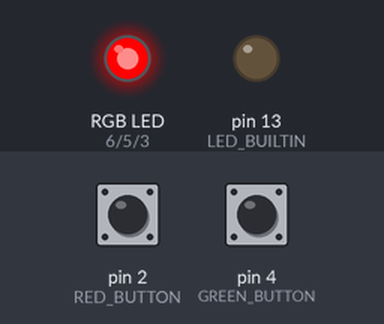
Bench run of a sketch on a simulated Arduino Uno, built with avr-gcc and run on an emulated ATmega328P. On the bench: an RGB LED mixed from three pins (HIGH = lit), output pins drawn as LEDs (lit = HIGH). Inputs (shaded band) come from the test bench; at power-on: pin 2 (RED_BUTTON) HIGH, pin 4 (GREEN_BUTTON) HIGH.

Above: at 1.2 s.
1.3 s: pin 2 (RED_BUTTON) pulled LOW for 0.15 s
At 2.3 s:
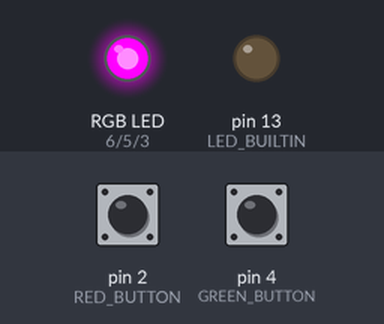
2.9 s: pin 2 (RED_BUTTON) pulled LOW for 1 s
At 4.8 s:
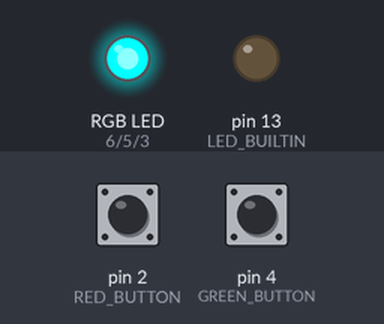
5.4 s: pin 2 (RED_BUTTON) pulled LOW for 0.15 s
At 6.7 s:
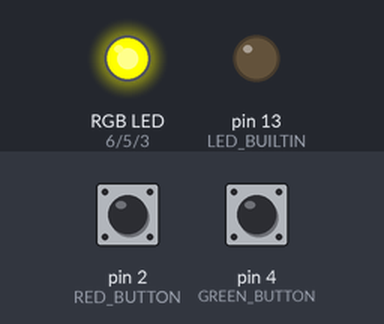
7.0 s: pin 2 (RED_BUTTON) pulled LOW for 3.2 s
At 10.8 s:
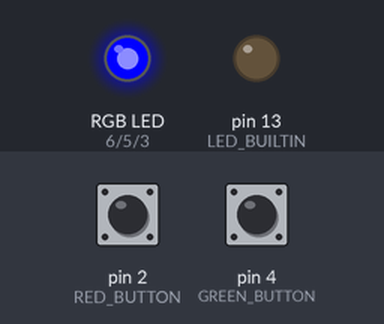
11.7 s: pin 2 (RED_BUTTON) pulled LOW for 0.15 s
At 12.7 s:
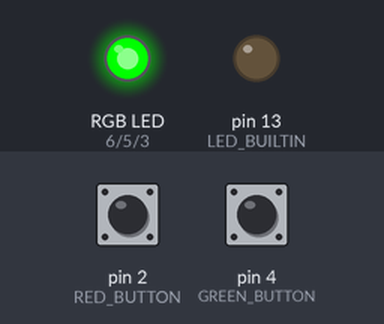
13.3 s: pin 4 (GREEN_BUTTON) pulled LOW for 0.15 s
At 13.9 s:
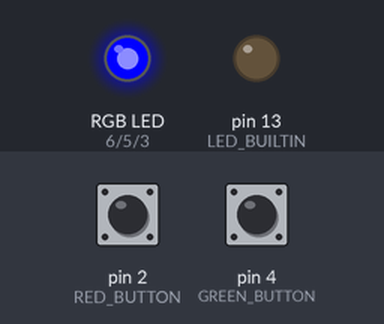
Timing chart, 0 to 15.9 s (numbered marks = the images above; inputs shaded):
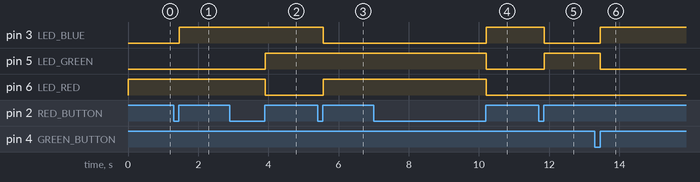

Measured:
- after the input at 1.3 s, pin 3 (LED_BLUE): LOW → HIGH after 0.16 s
- after the input at 2.9 s, pin 5 (LED_GREEN): LOW → HIGH after 1.0 s; pin 6 (LED_RED): HIGH → LOW after 1.0 s
- after the input at 5.4 s, pin 3 (LED_BLUE): HIGH → LOW after 0.16 s; pin 6 (LED_RED): LOW → HIGH after 0.16 s
- after the input at 7.0 s, pin 3 (LED_BLUE): LOW → HIGH after 3.2 s; pin 5 (LED_GREEN), pin 6 (LED_RED): HIGH → LOW after 3.2 s
- after the input at 11.7 s, pin 3 (LED_BLUE): HIGH → LOW after 0.16 s; pin 5 (LED_GREEN): LOW → HIGH after 0.16 s
- after the input at 13.3 s, pin 3 (LED_BLUE): LOW → HIGH after 0.16 s; pin 5 (LED_GREEN): HIGH → LOW after 0.16 s

The sketch:

EX1.ino
```cpp
#define RED_BUTTON 2
#define GREEN_BUTTON 4

#define LED_RED 6
#define LED_GREEN 5
#define LED_BLUE 3

#define DEBOUNCE_PERIOD 10UL

int currentColor = LED_RED;
bool lastButtonRed = false;

int led[] = {LED_RED, LED_GREEN, LED_BLUE, LED_RED, LED_GREEN, LED_RED};
int ledsec[] = {LED_RED, LED_GREEN, LED_BLUE, LED_GREEN, LED_BLUE, LED_BLUE};

void initRgb() {
  pinMode(LED_BUILTIN, OUTPUT);
  digitalWrite(LED_BUILTIN, LOW);

  pinMode(LED_RED, OUTPUT);
  digitalWrite(LED_RED, HIGH);

  pinMode(LED_GREEN, OUTPUT);
  digitalWrite(LED_GREEN, LOW);

  pinMode(LED_BLUE, OUTPUT);
  digitalWrite(LED_BLUE, LOW);
}

void initButtons() {
    pinMode(RED_BUTTON, INPUT_PULLUP);
    pinMode(GREEN_BUTTON, INPUT_PULLUP);
}

bool isRedButtonPressed() {
  static int debounced_button_state = HIGH;
  static int previous_reading = HIGH;
  static unsigned long last_change_time = 0UL;
  bool isPressed = false;

  int current_reading = digitalRead(RED_BUTTON);

  if (previous_reading != current_reading) {
    last_change_time = millis();
  }

  if (millis() - last_change_time > DEBOUNCE_PERIOD) {
    if (current_reading != debounced_button_state) {
      if (debounced_button_state == LOW && current_reading == HIGH) {
        isPressed = true;
      }

      debounced_button_state = current_reading;
    }
  }

  previous_reading = current_reading;

  return isPressed;
}

bool isGreenButtonPressed() {
  static int debounced_button_state = HIGH;
  static int previous_reading = HIGH;
  static unsigned long last_change_time = 0UL;
  bool isPressed = false;

  int current_reading = digitalRead(GREEN_BUTTON);

  if (previous_reading != current_reading) {
    last_change_time = millis();
  }

  if (millis() - last_change_time > DEBOUNCE_PERIOD) {
    if (current_reading != debounced_button_state) {
      if (debounced_button_state == LOW && current_reading == HIGH) {
        isPressed = true;
      }

      debounced_button_state = current_reading;
    }
  }

  previous_reading = current_reading;

  return isPressed;
}

void setup() {
  initRgb();
  initButtons();
}

int led_index = 0;

void loop(){
  if (isGreenButtonPressed()) {
    digitalWrite(led[led_index], LOW);
    digitalWrite(ledsec[led_index], LOW);

    if(led_index < sizeof(led) / sizeof(led[led_index]) - 1) led_index++;
    else led_index = 0;

    digitalWrite(led[led_index], HIGH);
    digitalWrite(ledsec[led_index], HIGH);
  }

  if (isRedButtonPressed()) {
    digitalWrite(led[led_index], LOW);
    digitalWrite(ledsec[led_index], LOW);

    if (led_index > 0) led_index--;
    else led_index = (sizeof(led) / sizeof(led[led_index])) - 1;

    digitalWrite(led[led_index], HIGH);
    digitalWrite(ledsec[led_index], HIGH);
  }
}
```
